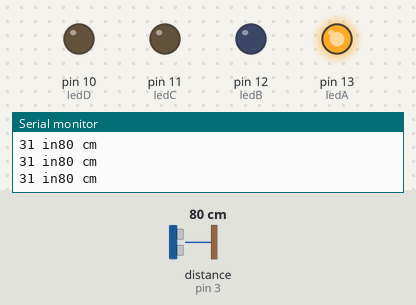
Simulated run of this sketch. Board: Arduino Uno, built with avr-gcc and run on an emulated ATmega328P. Shown: output pins drawn as LEDs (lit = HIGH), the last lines printed to the serial monitor. Wiring (inferred from the names in the program): ultrasonic range finder: trigger pin 2; echo pin 3. The test bench sets the inputs (shaded band); at power-on: distance to the obstacle (sensor on pin 3) 80 cm. The echo pulse lasts 58.3 µs per cm; pins used as bus, display or sensor lines are not drawn.

Above: at 1.2 s.
1.3 s: distance to the obstacle (sensor on pin 3) set to 12 cm
2.8 s: distance to the obstacle (sensor on pin 3) set to 9 cm
At 4.1 s:
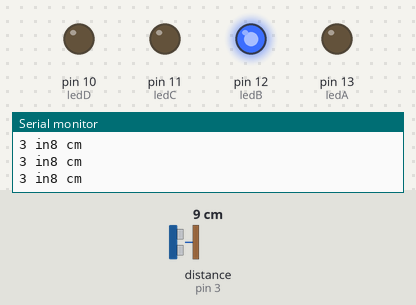
4.4 s: distance to the obstacle (sensor on pin 3) set to 6 cm
At 4.9 s:
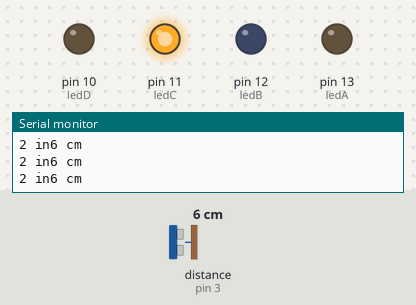
6.0 s: distance to the obstacle (sensor on pin 3) set to 4 cm
At 6.7 s:
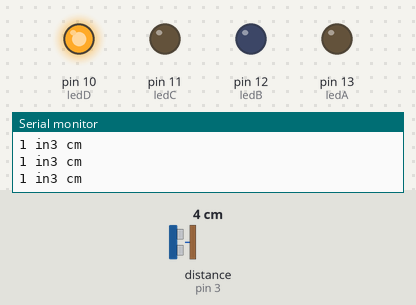
7.6 s: distance to the obstacle (sensor on pin 3) set to 7 cm
At 8.6 s:
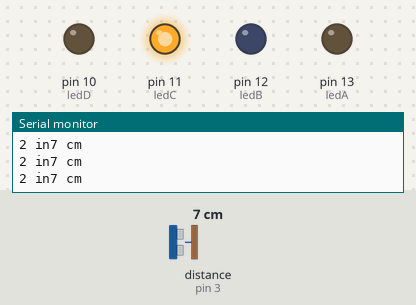
9.2 s: distance to the obstacle (sensor on pin 3) set to 18 cm
At 10.5 s:
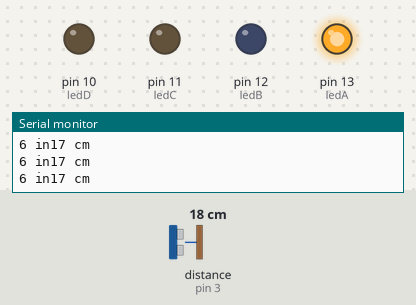
Timing chart, 0 to 11.8 s (numbered marks = the images above; inputs shaded):
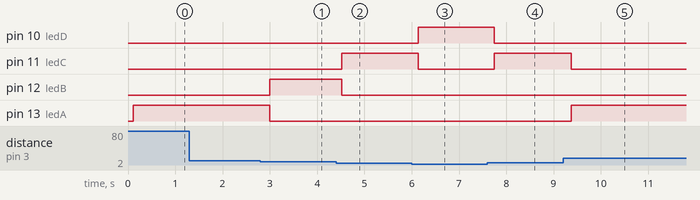

Measured:
- the behaviour switches between 11 and 10 cm on distance to the obstacle (sensor on pin 3) (found by bisection; images 0 and 1)
- the behaviour switches between 8 and 7 cm on distance to the obstacle (sensor on pin 3) (found by bisection; images 1 and 2)
- the behaviour switches between 5 and 6 cm on distance to the obstacle (sensor on pin 3) (found by bisection; images 3 and 4)
- after the input at 2.8 s, pin 12 (ledB): LOW → HIGH after 0.20 s; pin 13 (ledA): HIGH → LOW after 0.20 s
- after the input at 4.4 s, pin 11 (ledC): LOW → HIGH after 0.12 s; pin 12 (ledB): HIGH → LOW after 0.12 s
- after the input at 6.0 s, pin 10 (ledD): LOW → HIGH after 0.13 s; pin 11 (ledC): HIGH → LOW after 0.13 s
- after the input at 7.6 s, pin 10 (ledD): HIGH → LOW after 0.15 s; pin 11 (ledC): LOW → HIGH after 0.15 s
- after the input at 9.2 s, pin 11 (ledC): HIGH → LOW after 0.17 s; pin 13 (ledA): LOW → HIGH after 0.17 s

The sketch:

water_level_measure_test_1.ino
```cpp
const int trigPin = 2;
const int echoPin = 3;

int ledA=13;
int ledB=12;
int ledC=11;
int ledD=10;

int a=4;
int b=3;
int c=2;
int d=1;

int max_distance = 200;

void setup() {
// put your setup code here, to run once:

Serial.begin(9600);
pinMode (ledA,OUTPUT);
pinMode (ledB,OUTPUT);
pinMode (ledC,OUTPUT);
pinMode (ledD,OUTPUT);

digitalWrite(ledA, LOW);
digitalWrite(ledB, LOW);
digitalWrite(ledC, LOW);
digitalWrite(ledD, LOW);

}

void loop() {
// put your main code here, to run repeatedly:

long duration, inches, cm;
pinMode(trigPin,OUTPUT);
digitalWrite(trigPin, LOW);
delayMicroseconds(2);
digitalWrite(trigPin, HIGH);
delayMicroseconds(10);
digitalWrite(trigPin, LOW);
pinMode(echoPin, INPUT);
duration = pulseIn(echoPin, HIGH);

//cm = ( duration / 29 ) / 2;
//inches = cm * 0.393701;
inches = microsecondsToInches(duration);
cm = microsecondsToCentimeters(duration);

if (inches <max_distance){
Serial.print(inches);
Serial.print(" in");
Serial.print(cm);
Serial.print(" cm");
Serial.println();
delay(100);
}
//digitalWrite (ledA,HIGH);
if (inches >=a) {digitalWrite (ledA,HIGH);digitalWrite (ledB,LOW); digitalWrite (ledC,LOW); digitalWrite (ledD,LOW); }
else if (inches >=b){digitalWrite (ledA,LOW);digitalWrite (ledB,HIGH); digitalWrite (ledC,LOW); digitalWrite (ledD,LOW); }
else if (inches >=c){digitalWrite (ledA,LOW);digitalWrite (ledB,LOW); digitalWrite (ledC,HIGH); digitalWrite (ledD,LOW); }
else if (inches >=d){digitalWrite (ledA,LOW);digitalWrite (ledB,LOW); digitalWrite (ledC,LOW); digitalWrite (ledD,HIGH); }
//else {digitalWrite (ledA,HIGH);digitalWrite (ledB,HIGH); digitalWrite (ledC,HIGH); digitalWrite (ledD,HIGH); }

}
long microsecondsToInches(long microseconds) {
// According to Parallax's datasheet for the PING))), there are
// 73.746 microseconds per inch (i.e. sound travels at 1130 feet per
// second). This gives the distance travelled by the ping, outbound
// and return, so we divide by 2 to get the distance of the obstacle.
// See: http://www.parallax.com/dl/docs/prod/acc/28015-PING-v1.3.pdf
return (microseconds / 74) / 2;
}

long microsecondsToCentimeters(long microseconds) {
// The speed of sound is 340 m/s or 29 microseconds per centimeter.
// The ping travels out and back, so to find the distance of the
// object we take half of the distance travelled.
return (microseconds / 29) / 2;
}
```
